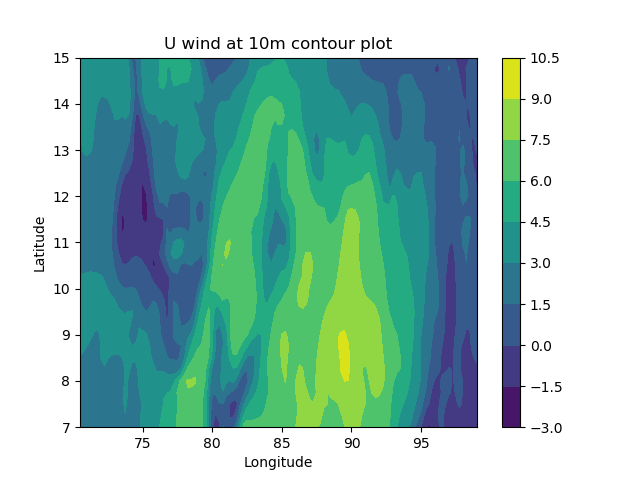

This chart was generated by the following Python code:
#########PYTHON CODE FOR IMD PREPARED BY LEKSHMI S############
########## https://doi.org/10.5281/zenodo.5674826 ############

###########Plotting a filled and line contour#################

###########Import necessary modules##########################
import netCDF4 as nc
import numpy as np
import matplotlib.pyplot as plt
import datetime as dt

############ File to be read ####################
file_name ='/mnt/d/DATA/ERA5/Wind/ERA5_Wind_2019.nc'

################# open file ######################
f = nc.Dataset(file_name)
print(f)                # gives us information about the variables 
                        #contained in the file and their dimensions                     
for var in f.variables.values():
    print(var)          # Metadata for all variables

print(f['u10'])          # Metadata of single variable

################# read variables  ################

u10   = f.variables['u10'][:]
lats = f.variables['latitude'][:]
lons = f.variables['longitude'][:]
time = f.variables['time']		

#print(lons.min()," ,",lons.max())
#print(lats)
##############Subscripting over lat, lon and time###############

############Subsetting over time##############
st_date=dt.datetime(2019,6,1,0,0)	# Start date and hour
date=nc.num2date(time[:],units=time.units,calendar='standard')
istart=nc.date2index(st_date,time,calendar='standard',select='exact')

############Subsetting over lat and lon##############
latbounds = [ 7 , 15 ]	#degrees north
lonbounds = [ 70.5 , 100.5 ] 	# degrees east 

latselect=np.logical_and(lats>=latbounds[0],lats<=latbounds[1])
lonselect=np.logical_and(lons>=lonbounds[0],lons<=lonbounds[1])
u10sub=u10[:,latselect,:][:,:,lonselect]
U10SUB=u10sub[istart,:,:]
print(u10sub.max())
print(u10sub.shape)

###################Plotting ############################
ylist=lats[latselect]
xlist=lons[lonselect]
X,Y=np.meshgrid(xlist,ylist)

fig,ax=plt.subplots(1,1)
cp=ax.contourf(X,Y,U10SUB)	#cp=ax.contour(X,Y,U10SUB)	for Line contours
fig.colorbar(cp)
ax.set_title('U wind at 10m contour plot')
ax.set_xlabel('Longitude')
ax.set_ylabel('Latitude')

plt.savefig('contour1.png')	#plt.savefig('contour1_line.png')	
